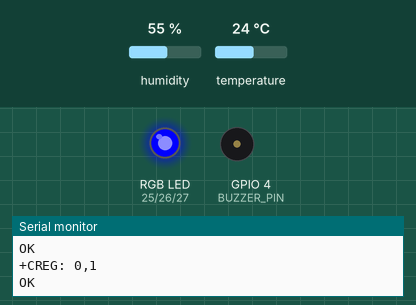
Simulated run of this sketch. Board: ESP32. Parts: an RGB LED mixed from three pins (HIGH = lit), buzzer (waves = sounding, pin HIGH), the last lines printed to the serial monitor. The test bench sets the inputs (shaded band); at power-on: temperature 24 °C, humidity 55 %. The modem accepts every AT command (registered, SIM ready, sends succeed) and sends nothing else.

Above: at 7.7 s.
7.8 s: temperature set to 29.1 °C
11.7 s: temperature set to 30.7 °C
At 14.66 s:
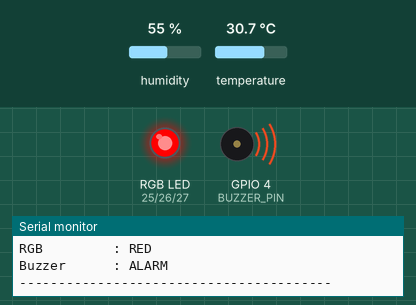
16.7 s: humidity set to 49 %
20.2 s: humidity set to 46 %
At 23.2 s:
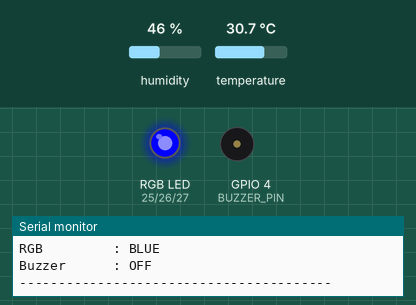
23.7 s: humidity set to 68 %
At 26.91 s:
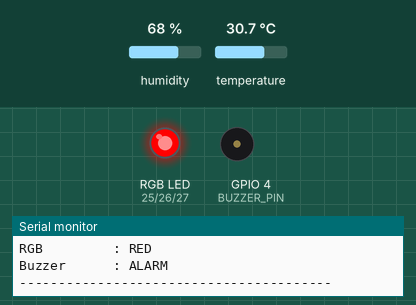
Timing chart, 0 to 30.2 s (numbered marks = the images above; inputs shaded):
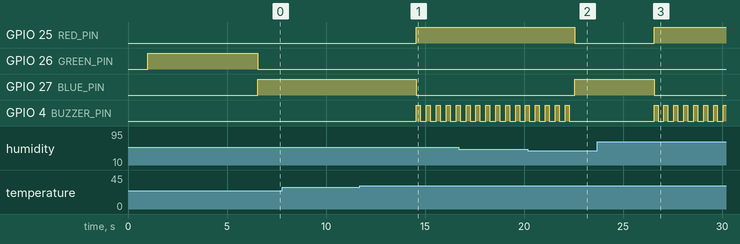

Measured:
- the behaviour switches between 29.8 and 29.9 °C on temperature (found by bisection; images 0 and 1)
- the behaviour switches between 48 and 47 % on humidity (found by bisection; images 1 and 2)
- after the input at 11.7 s, GPIO 25 (RED_PIN): LOW → HIGH after 2.9 s; GPIO 27 (BLUE_PIN): HIGH → LOW after 2.9 s; GPIO 4 (BUZZER_PIN): alternates HIGH for 0.20 s and LOW for 0.30 s, starting after 2.9 s
- after the input at 20.2 s, GPIO 25 (RED_PIN): HIGH → LOW after 2.4 s; GPIO 27 (BLUE_PIN): LOW → HIGH after 2.4 s; GPIO 4 (BUZZER_PIN): goes on until 22.3 s, then stays LOW
- after the input at 23.7 s, GPIO 25 (RED_PIN): LOW → HIGH after 2.9 s; GPIO 27 (BLUE_PIN): HIGH → LOW after 2.9 s; GPIO 4 (BUZZER_PIN): alternates HIGH for 0.20 s and LOW for 0.30 s, starting after 2.9 s

The sketch:

thermocollar_esp32_gsm_test.ino
```cpp
#include <DHT.h>

// ============================================================
// THERMOCOLLAR+
// Livestock Heat-Stress Monitoring System
// ============================================================

// ---------------- DHT22 ----------------
#define DHTPIN 5
#define DHTTYPE DHT22

DHT dht(DHTPIN, DHTTYPE);


// ---------------- RGB LED ----------------
#define RED_PIN    25
#define GREEN_PIN  26
#define BLUE_PIN   27


// ---------------- BUZZER ----------------
#define BUZZER_PIN 4


// ---------------- GSM UART ----------------
// SIM800C HU-591
// HU-591 R (RX) -> ESP32 GPIO17 (TX2)
// HU-591 T (TX) -> ESP32 GPIO16 (RX2)

#define GSM_RX 16
#define GSM_TX 17

HardwareSerial GSM(2);


// ============================================================
// SETTINGS
// ============================================================

const unsigned long SENSOR_INTERVAL = 2000;

unsigned long lastSensorRead = 0;


// Buzzer timing
const unsigned long BUZZER_ON_TIME  = 200;
const unsigned long BUZZER_OFF_TIME = 300;

unsigned long lastBuzzerChange = 0;
bool buzzerState = false;


// ============================================================
// RISK LEVEL
// ============================================================

enum RiskLevel
{
  SAFE,
  CAUTION,
  HIGH_RISK,
  SENSOR_ERROR
};

RiskLevel currentRisk = SAFE;


// ============================================================
// SETUP
// ============================================================

void setup()
{
  Serial.begin(115200);

  delay(1000);

  // DHT
  dht.begin();


  // RGB
  pinMode(RED_PIN, OUTPUT);
  pinMode(GREEN_PIN, OUTPUT);
  pinMode(BLUE_PIN, OUTPUT);


  // Buzzer
  pinMode(BUZZER_PIN, OUTPUT);


  // GSM
  GSM.begin(9600, SERIAL_8N1, GSM_RX, GSM_TX);


  // Initial state
  setRGB(false, true, false);

  digitalWrite(BUZZER_PIN, LOW);


  // ----------------------------------------------------------
  // STARTUP MESSAGE
  // ----------------------------------------------------------

  Serial.println();
  Serial.println("========================================");
  Serial.println("          THERMOCOLLAR+");
  Serial.println(" LIVESTOCK HEAT-STRESS MONITOR");
  Serial.println("========================================");

  Serial.println("ESP32       : READY");
  Serial.println("DHT22       : GPIO 5");
  Serial.println("RED LED     : GPIO 25");
  Serial.println("GREEN LED   : GPIO 26");
  Serial.println("BLUE LED    : GPIO 27");
  Serial.println("BUZZER      : GPIO 4");

  Serial.println("----------------------------------------");

  Serial.println("SIM800C     : CONNECTED");
  Serial.println("GSM UART    : GPIO16 / GPIO17");
  Serial.println("GSM MODE    : NETWORK DEPENDENT");

  Serial.println("========================================");
  Serial.println();

  delay(1500);


  // Check GSM communication
  checkGSM();
}


// ============================================================
// MAIN LOOP
// ============================================================

void loop()
{

  // ----------------------------------------------------------
  // READ DHT22 EVERY 2 SECONDS
  // ----------------------------------------------------------

  if (millis() - lastSensorRead >= SENSOR_INTERVAL)
  {
    lastSensorRead = millis();

    readSensor();
  }


  // ----------------------------------------------------------
  // UPDATE BUZZER WITHOUT BLOCKING SENSOR
  // ----------------------------------------------------------

  updateBuzzer();


  // ----------------------------------------------------------
  // READ GSM RESPONSES
  // ----------------------------------------------------------

  while (GSM.available())
  {
    Serial.write(GSM.read());
  }
}


// ============================================================
// DHT22 + THI
// ============================================================

void readSensor()
{

  float humidity = dht.readHumidity();
  float temperature = dht.readTemperature();


  // ----------------------------------------------------------
  // SENSOR ERROR
  // ----------------------------------------------------------

  if (isnan(humidity) || isnan(temperature))
  {

    Serial.println();
    Serial.println("========================================");
    Serial.println("DHT22 ERROR");
    Serial.println("Sensor reading failed");
    Serial.println("========================================");

    currentRisk = SENSOR_ERROR;

    setRGB(false, false, false);

    digitalWrite(BUZZER_PIN, LOW);

    buzzerState = false;

    return;
  }


  // ----------------------------------------------------------
  // THI CALCULATION
  // ----------------------------------------------------------

  float thi =
    (1.8 * temperature + 32.0)
    -
    (
      (0.55 - 0.0055 * humidity)
      *
      (1.8 * temperature - 26.8)
    );


  // ----------------------------------------------------------
  // SERIAL OUTPUT
  // ----------------------------------------------------------

  Serial.println();
  Serial.println("----------------------------------------");

  Serial.print("Temperature : ");
  Serial.print(temperature, 1);
  Serial.println(" °C");

  Serial.print("Humidity    : ");
  Serial.print(humidity, 1);
  Serial.println(" %");

  Serial.print("THI         : ");
  Serial.println(thi, 1);


  // ----------------------------------------------------------
  // RISK CLASSIFICATION
  // ----------------------------------------------------------

  if (thi < 68.0)
  {
    safeState();
  }

  else if (thi < 79.0)
  {
    cautionState();
  }

  else
  {
    highState();
  }


  Serial.println("----------------------------------------");
}


// ============================================================
// SAFE
// ============================================================

void safeState()
{

  currentRisk = SAFE;

  Serial.println("Risk        : SAFE");
  Serial.println("RGB         : GREEN");
  Serial.println("Buzzer      : OFF");

  setRGB(false, true, false);

  digitalWrite(BUZZER_PIN, LOW);

  buzzerState = false;
}


// ============================================================
// CAUTION
// ============================================================

void cautionState()
{

  currentRisk = CAUTION;

  Serial.println("Risk        : CAUTION");
  Serial.println("RGB         : BLUE");
  Serial.println("Buzzer      : OFF");

  setRGB(false, false, true);

  digitalWrite(BUZZER_PIN, LOW);

  buzzerState = false;
}


// ============================================================
// HIGH RISK
// ============================================================

void highState()
{

  currentRisk = HIGH_RISK;

  Serial.println("Risk        : HIGH");
  Serial.println("RGB         : RED");
  Serial.println("Buzzer      : ALARM");

  setRGB(true, false, false);
}


// ============================================================
// RGB CONTROL
// ============================================================

void setRGB(bool red, bool green, bool blue)
{

  digitalWrite(
    RED_PIN,
    red ? HIGH : LOW
  );

  digitalWrite(
    GREEN_PIN,
    green ? HIGH : LOW
  );

  digitalWrite(
    BLUE_PIN,
    blue ? HIGH : LOW
  );
}


// ============================================================
// BUZZER CONTROL
// ============================================================

void updateBuzzer()
{

  // Buzzer OFF for SAFE, CAUTION and SENSOR ERROR
  if (currentRisk != HIGH_RISK)
  {

    digitalWrite(BUZZER_PIN, LOW);

    buzzerState = false;

    return;
  }


  unsigned long now = millis();


  // ----------------------------------------------------------
  // BUZZER ON
  // ----------------------------------------------------------

  if (buzzerState)
  {

    if (now - lastBuzzerChange >= BUZZER_ON_TIME)
    {

      digitalWrite(BUZZER_PIN, LOW);

      buzzerState = false;

      lastBuzzerChange = now;
    }
  }


  // ----------------------------------------------------------
  // BUZZER OFF
  // ----------------------------------------------------------

  else
  {

    if (now - lastBuzzerChange >= BUZZER_OFF_TIME)
    {

      digitalWrite(BUZZER_PIN, HIGH);

      buzzerState = true;

      lastBuzzerChange = now;
    }
  }
}


// ============================================================
// GSM CHECK
// ============================================================

void checkGSM()
{

  Serial.println();
  Serial.println("========================================");
  Serial.println("       GSM COMMUNICATION TEST");
  Serial.println("========================================");


  GSM.println("AT");

  delay(1000);

  Serial.println("SIM800C AT command sent.");


  // Signal check
  GSM.println("AT+CSQ");

  delay(1000);

  Serial.println("Signal check requested.");


  // SIM check
  GSM.println("AT+CPIN?");

  delay(1000);

  Serial.println("SIM status requested.");


  // Network registration
  GSM.println("AT+CREG?");

  delay(1000);

  Serial.println("Network registration checked.");

  Serial.println();
  Serial.println("NOTE:");
  Serial.println("GSM remote communication depends on");
  Serial.println("cellular network registration.");
  Serial.println("Core safety system remains independent.");
  Serial.println("========================================");
}


// ============================================================
// OPTIONAL GSM STATUS CHECK
// ============================================================

void gsmRegistrationCheck()
{

  GSM.println("AT+CREG?");

  delay(500);

  while (GSM.available())
  {
    Serial.write(GSM.read());
  }
}
```
